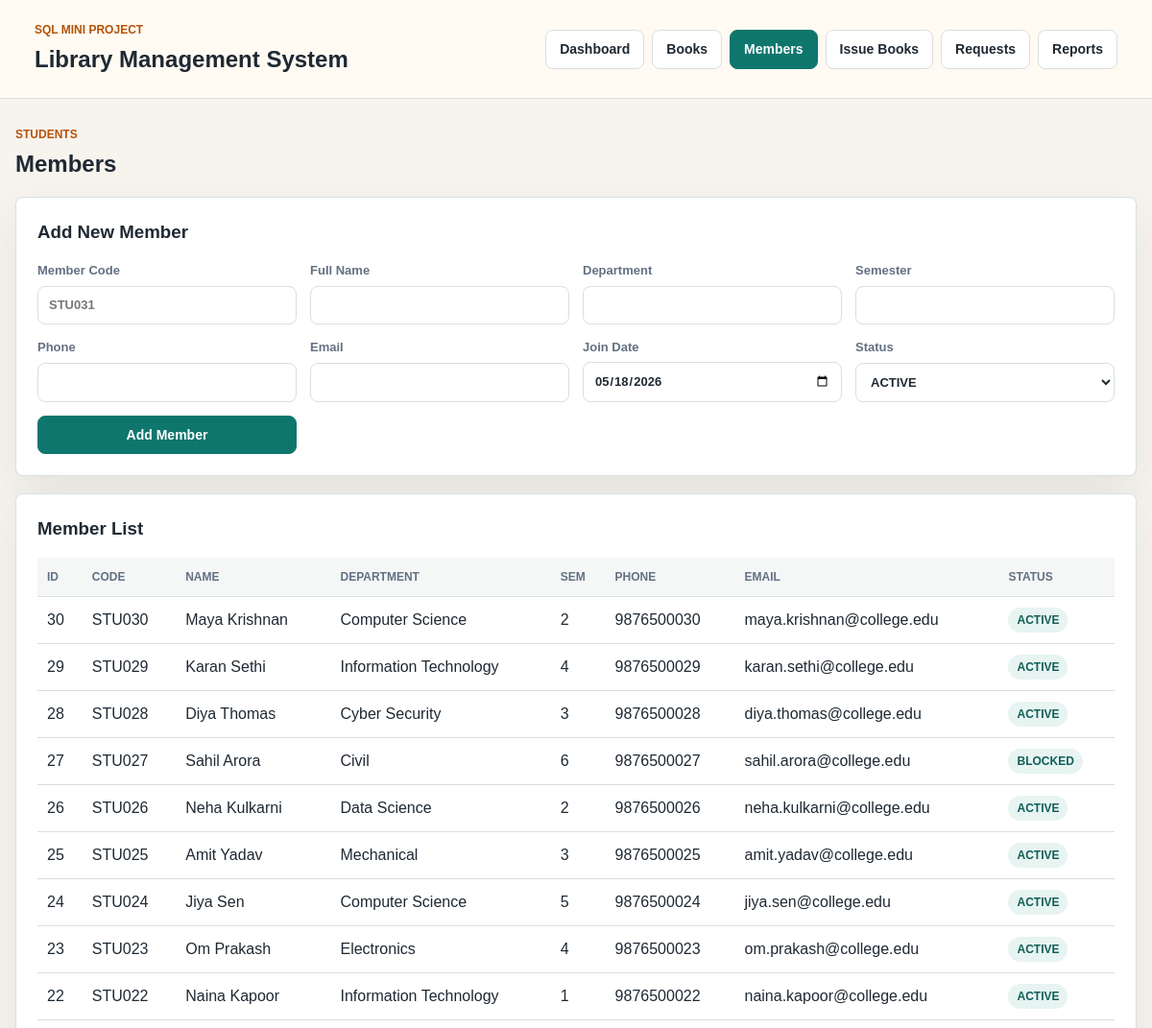
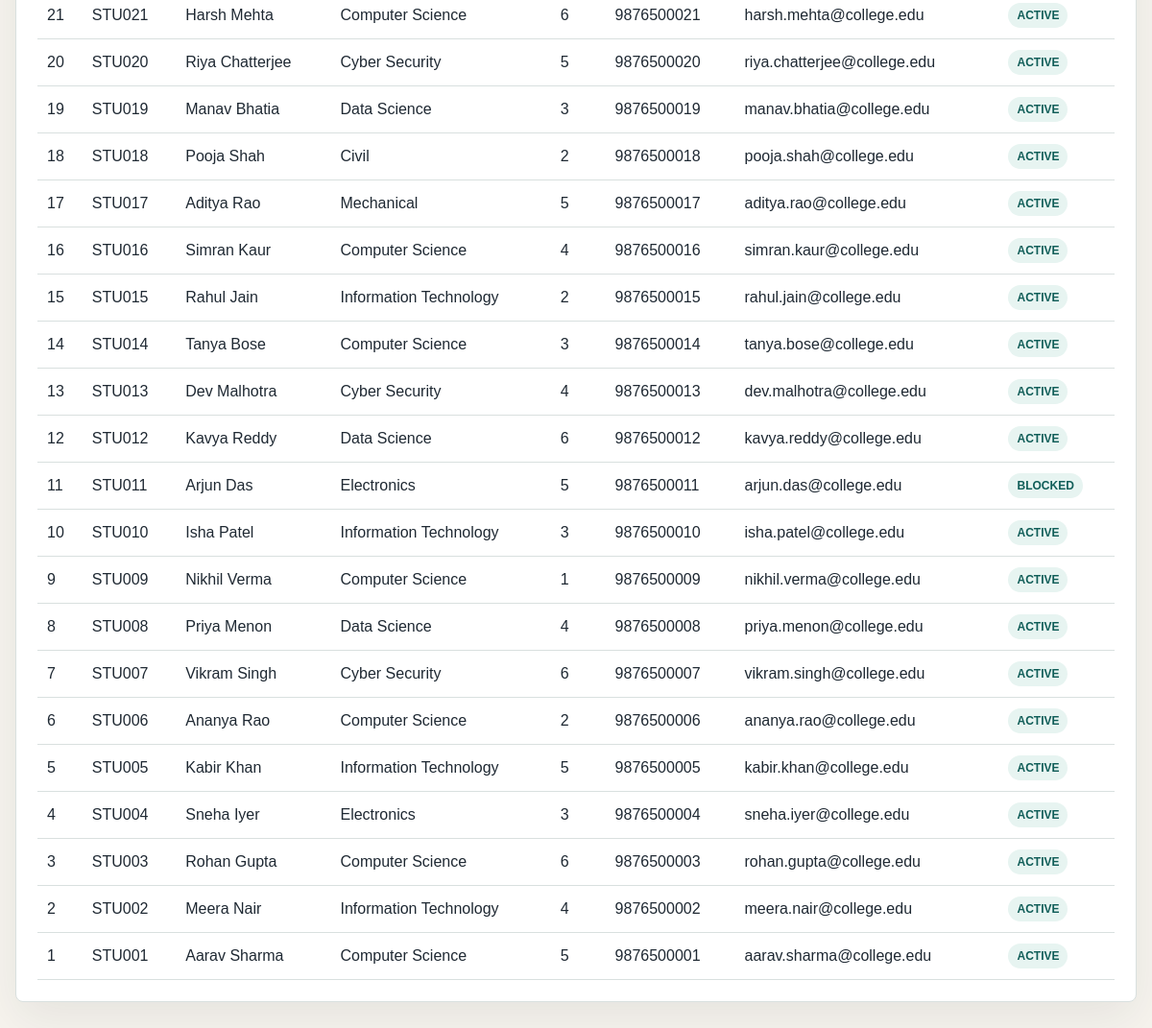
The app's page /frontend/members.php with its own data (2 pictures, top to bottom).
### tables this page shows
CREATE TABLE Members (
    member_id INT AUTO_INCREMENT PRIMARY KEY,
    member_code VARCHAR(20) NOT NULL UNIQUE,
    full_name VARCHAR(100) NOT NULL,
    department VARCHAR(80),
    semester INT,
    phone VARCHAR(15),
    email VARCHAR(100) UNIQUE,
    join_date DATE NOT NULL,
    status ENUM('ACTIVE', 'BLOCKED') NOT NULL DEFAULT 'ACTIVE'
);

### frontend/members.php (the view, shortened to what this page needs)
<?php
require_once __DIR__ . '/db.php';
try {
    $connection = db();
} catch (Throwable $error) {
    render_db_error($error->getMessage());
}
$members = $connection->query(
    "SELECT
        member_id,
        member_code,
        full_name,
        department,
        semester,
        phone,
        email,
        join_date,
        status
    FROM Members
    ORDER BY member_id DESC"
);
?>
<section class="section-title">
    <div>
        <p class="eyebrow">Students</p>
        <h2>Members</h2>
    </div>
</section>
<section class="panel">
    <h3>Add New Member</h3>
    <form method="post" class="form-grid">
        <label>
            Member Code
            <input type="text" name="member_code" placeholder="STU031" required>
        </label>
        <label>
            Full Name
            <input type="text" name="full_name" required>
        </label>
        <label>
            Department
            <input type="text" name="department">
        </label>
        <label>
            Semester
            <input type="number" name="semester" min="1" max="8">
        </label>
        <label>
            Phone
            <input type="text" name="phone">
        </label>
        <label>
            Email
            <input type="email" name="email">
        </label>
        <label>
            Join Date
            <input type="date" name="join_date" value="<?php echo e(date('Y-m-d')); ?>">
        </label>
        <label>
            Status
            <select name="status">
                <option value="ACTIVE">ACTIVE</option>
            </select>
        </label>
        <button type="submit">Add Member</button>
    </form>
</section>
<section class="panel">
    <div class="section-title">
        <h3>Member List</h3>
    </div>
    <div class="table-wrap">
        <table>
            <thead>
                <tr>
                    <th>ID</th>
                    <th>Code</th>
                    <th>Name</th>
                    <th>Department</th>
                    <th>Sem</th>
                    <th>Phone</th>
                    <th>Email</th>
                    <th>Status</th>
                </tr>
            </thead>
            <tbody>
                <?php while ($member = $members->fetch_assoc()) : ?>
                    <tr>
                        <td><?php echo e($member['member_id']); ?></td>
                        <td><?php echo e($member['member_code']); ?></td>
                        <td><?php echo e($member['full_name']); ?></td>
                        <td><?php echo e($member['department']); ?></td>
                        <td><?php echo e($member['semester']); ?></td>
                        <td><?php echo e($member['phone']); ?></td>
                        <td><?php echo e($member['email']); ?></td>
                        <td><span class="badge"><?php echo e($member['status']); ?></span></td>
                    </tr>
                <?php endwhile; ?>
            </tbody>
        </table>
    </div>
</section>

### frontend/style.css (style rules this page uses)
:root { --bg: #f7f4ee; --surface: #ffffff; --surface-strong: #f0f7f4; --text: #1f2933; --muted: #637083; --line: #d9e0df; --primary: #0f766e; --primary-dark: #115e59; --accent: #b45309; --danger: #b91c1c; --shadow: 0 18px 50px rgba(31, 41, 51, 0.08); }
* { box-sizing: border-box; }
body { margin: 0; background: var(--bg); color: var(--text); font-family: Arial, Helvetica, sans-serif; line-height: 1.5; }
.eyebrow { margin: 0 0 4px; color: var(--accent); font-size: 12px; font-weight: 700; letter-spacing: 0; text-transform: uppercase; }
nav a, .button, button { border: 1px solid var(--line); border-radius: 8px; background: var(--surface); color: var(--text); cursor: pointer; display: inline-flex; align-items: center; justify-content: center; min-height: 40px; padding: 9px 14px; font-size: 14px; font-weight: 700; }
nav a.active, button, .button:not(.ghost) { background: var(--primary); border-color: var(--primary); color: #ffffff; }
.stat-card, .panel, .notice { background: var(--surface); border: 1px solid var(--line); border-radius: 8px; box-shadow: var(--shadow); }
.panel { margin-bottom: 18px; padding: 22px; }
.panel h3, .section-title h2, .section-title h3 { margin: 0; letter-spacing: 0; }
.section-title { display: flex; align-items: center; justify-content: space-between; gap: 16px; margin-bottom: 16px; }
.form-grid { display: grid; grid-template-columns: repeat(4, minmax(0, 1fr)); gap: 14px; margin-top: 16px; }
label { color: var(--muted); display: grid; gap: 6px; font-size: 13px; font-weight: 700; }
input, select, textarea { width: 100%; min-height: 40px; border: 1px solid var(--line); border-radius: 8px; background: #ffffff; color: var(--text); font: inherit; padding: 9px 11px; }
.table-wrap { overflow-x: auto; }
table { width: 100%; border-collapse: collapse; min-width: 720px; }
th, td { border-bottom: 1px solid var(--line); padding: 11px 10px; text-align: left; vertical-align: middle; }
th { background: #f4f7f6; color: var(--muted); font-size: 12px; text-transform: uppercase; letter-spacing: 0; }
.badge { display: inline-flex; align-items: center; min-height: 26px; border-radius: 999px; background: #e7f4f1; color: var(--primary-dark); font-size: 12px; font-weight: 800; padding: 4px 9px; }

### records on screen
members: member_id "30", member_code "STU030", full_name "Maya Krishnan", department "Computer Science", semester "2", phone "9876500030", email "maya.krishnan@college.edu", status "ACTIVE"
members: member_id "29", member_code "STU029", full_name "Karan Sethi", department "Information Technology", semester "4", phone "9876500029", email "karan.sethi@college.edu", status "ACTIVE"
members: member_id "28", member_code "STU028", full_name "Diya Thomas", department "Cyber Security", semester "3", phone "9876500028", email "diya.thomas@college.edu", status "ACTIVE"
members: member_id "27", member_code "STU027", full_name "Sahil Arora", department "Civil", semester "6", phone "9876500027", email "sahil.arora@college.edu", status "BLOCKED"
members: member_id "26", member_code "STU026", full_name "Neha Kulkarni", department "Data Science", semester "2", phone "9876500026", email "neha.kulkarni@college.edu", status "ACTIVE"
members: member_id "25", member_code "STU025", full_name "Amit Yadav", department "Mechanical", semester "3", phone "9876500025", email "amit.yadav@college.edu", status "ACTIVE"
members: member_id "24", member_code "STU024", full_name "Jiya Sen", department "Computer Science", semester "5", phone "9876500024", email "jiya.sen@college.edu", status "ACTIVE"
members: member_id "23", member_code "STU023", full_name "Om Prakash", department "Electronics", semester "4", phone "9876500023", email "om.prakash@college.edu", status "ACTIVE"
members: member_id "22", member_code "STU022", full_name "Naina Kapoor", department "Information Technology", semester "1", phone "9876500022", email "naina.kapoor@college.edu", status "ACTIVE"
members: member_id "21", member_code "STU021", full_name "Harsh Mehta", department "Computer Science", semester "6", phone "9876500021", email "harsh.mehta@college.edu", status "ACTIVE"
members: member_id "20", member_code "STU020", full_name "Riya Chatterjee", department "Cyber Security", semester "5", phone "9876500020", email "riya.chatterjee@college.edu", status "ACTIVE"
members: member_id "19", member_code "STU019", full_name "Manav Bhatia", department "Data Science", semester "3", phone "9876500019", email "manav.bhatia@college.edu", status "ACTIVE"
members: member_id "18", member_code "STU018", full_name "Pooja Shah", department "Civil", semester "2", phone "9876500018", email "pooja.shah@college.edu", status "ACTIVE"
members: member_id "17", member_code "STU017", full_name "Aditya Rao", department "Mechanical", semester "5", phone "9876500017", email "aditya.rao@college.edu", status "ACTIVE"
members: member_id "16", member_code "STU016", full_name "Simran Kaur", department "Computer Science", semester "4", phone "9876500016", email "simran.kaur@college.edu", status "ACTIVE"
members: member_id "15", member_code "STU015", full_name "Rahul Jain", department "Information Technology", semester "2", phone "9876500015", email "rahul.jain@college.edu", status "ACTIVE"
members: member_id "14", member_code "STU014", full_name "Tanya Bose", department "Computer Science", semester "3", phone "9876500014", email "tanya.bose@college.edu", status "ACTIVE"
members: member_id "13", member_code "STU013", full_name "Dev Malhotra", department "Cyber Security", semester "4", phone "9876500013", email "dev.malhotra@college.edu", status "ACTIVE"
members: member_id "12", member_code "STU012", full_name "Kavya Reddy", department "Data Science", semester "6", phone "9876500012", email "kavya.reddy@college.edu", status "ACTIVE"
members: member_id "11", member_code "STU011", full_name "Arjun Das", department "Electronics", semester "5", phone "9876500011", email "arjun.das@college.edu", status "BLOCKED"
members: member_id "10", member_code "STU010", full_name "Isha Patel", department "Information Technology", semester "3", phone "9876500010", email "isha.patel@college.edu", status "ACTIVE"
members: member_id "9", member_code "STU009", full_name "Nikhil Verma", department "Computer Science", semester "1", phone "9876500009", email "nikhil.verma@college.edu", status "ACTIVE"
members: member_id "8", member_code "STU008", full_name "Priya Menon", department "Data Science", semester "4", phone "9876500008", email "priya.menon@college.edu", status "ACTIVE"
members: member_id "7", member_code "STU007", full_name "Vikram Singh", department "Cyber Security", semester "6", phone "9876500007", email "vikram.singh@college.edu", status "ACTIVE"
members: member_id "6", member_code "STU006", full_name "Ananya Rao", department "Computer Science", semester "2", phone "9876500006", email "ananya.rao@college.edu", status "ACTIVE"
members: member_id "5", member_code "STU005", full_name "Kabir Khan", department "Information Technology", semester "5", phone "9876500005", email "kabir.khan@college.edu", status "ACTIVE"
members: member_id "4", member_code "STU004", full_name "Sneha Iyer", department "Electronics", semester "3", phone "9876500004", email "sneha.iyer@college.edu", status "ACTIVE"
members: member_id "3", member_code "STU003", full_name "Rohan Gupta", department "Computer Science", semester "6", phone "9876500003", email "rohan.gupta@college.edu", status "ACTIVE"
members: member_id "2", member_code "STU002", full_name "Meera Nair", department "Information Technology", semester "4", phone "9876500002", email "meera.nair@college.edu", status "ACTIVE"
members: member_id "1", member_code "STU001", full_name "Aarav Sharma", department "Computer Science", semester "5", phone "9876500001", email "aarav.sharma@college.edu", status "ACTIVE"
